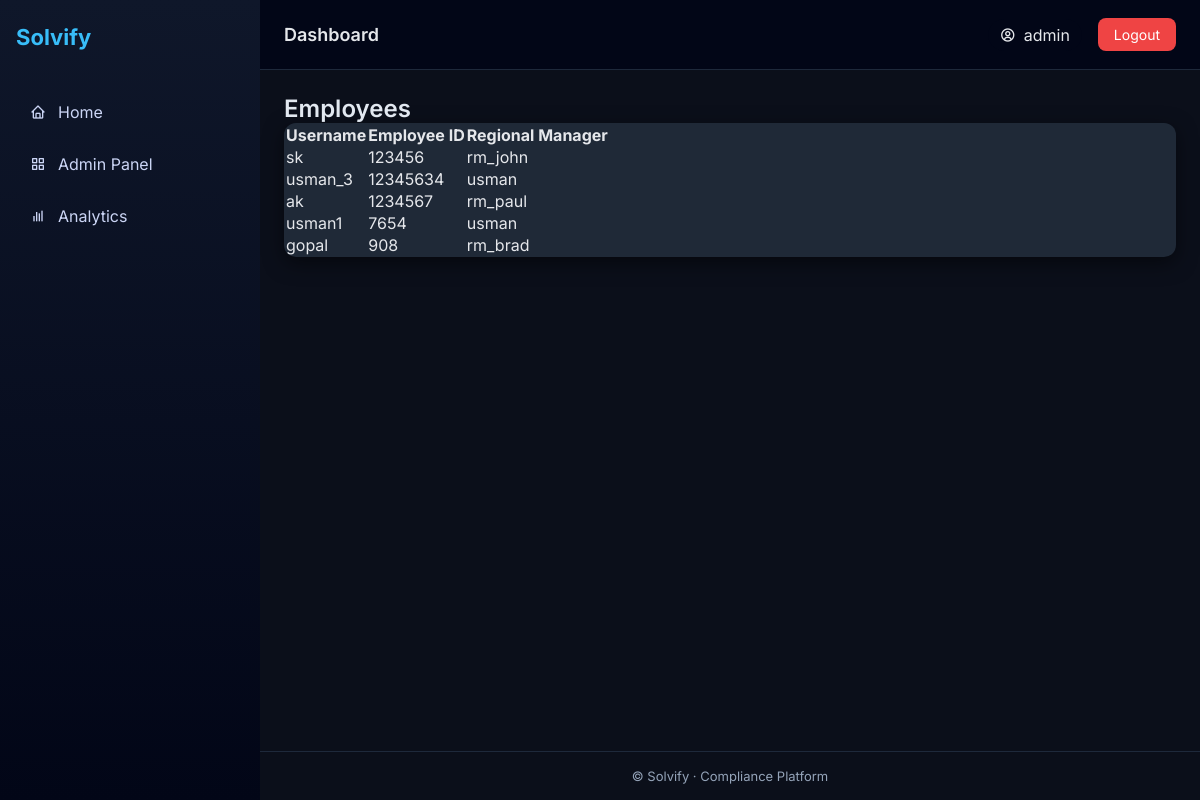
The app's page /admin-panel/employees/ (signed in) with its own data.
### core/models.py (models this page shows, shortened)
class Employee(models.Model):
    user = models.OneToOneField(
        User,
        on_delete=models.SET_NULL,
        null=True,
        blank=True,
        related_name="employee_profile"
    )
    employee_id = models.CharField(max_length=50, unique=True)
    regional_manager = models.ForeignKey(RegionalManager, on_delete=models.SET_NULL, null=True, blank=True, related_name="employees")
    phone = models.CharField(max_length=20, blank=True, null=True)
    email = models.EmailField(blank=True, null=True)
    joined_on = models.DateField(blank=True, null=True)
    is_active = models.BooleanField(default=True)
    created_at = models.DateTimeField(auto_now_add=True)
    updated_at = models.DateTimeField(auto_now=True)
    class Meta:
        ordering = ["employee_id"]

class RegionalManager(models.Model):
    user = models.OneToOneField(
        User,
        on_delete=models.SET_NULL,
        null=True,
        blank=True,
        related_name="regional_manager_profile"
    )
    manager_id = models.CharField(max_length=50, unique=True)
    region = models.ForeignKey(Region, on_delete=models.SET_NULL, null=True, blank=True, related_name="regional_managers")
    phone = models.CharField(max_length=20, blank=True, null=True)
    email = models.EmailField(blank=True, null=True)
    is_active = models.BooleanField(default=True)
    created_at = models.DateTimeField(auto_now_add=True)
    updated_at = models.DateTimeField(auto_now=True)
    class Meta:
        ordering = ["manager_id"]

### core/views.py (the view)
# urls.py: path("admin-panel/employees/", views.list_employees, name="list_employees"),
@login_required
@role_required('admin')
def list_employees(request):
    employees = Employee.objects.select_related('user', 'regional_manager').all()
    return render(request, "list_employees.html", {"employees": employees})

### templates/list_employees.html (shortened to what this page needs)
{% extends "base.html" %}
{% block content %}
<div class="container-fluid py-4">
    <h2 class="mb-4" style="color: #e2e8f0; font-weight: 600;">Employees</h2>
    <div class="card p-3" style="background-color: #1f2937; border-radius: 12px; box-shadow: 0 6px 20px rgba(0,0,0,0.5);">
        <table class="table table-hover text-white mb-0">
            <thead style="border-bottom: 2px solid #3b82f6;">
                <tr>
                    <th>Username</th>
                    <th>Employee ID</th>
                    <th>Regional Manager</th>
                </tr>
            </thead>
            <tbody>
                {% for emp in employees %}
                <tr style="transition: background 0.3s;">
                    <td>{{ emp.user.username }}</td>
                    <td>{{ emp.employee_id }}</td>
                    <td>{% if emp.regional_manager %}{{ emp.regional_manager.user.username }}{% else %}N/A{% endif %}</td>
                </tr>
                {% empty %}
                <tr>
                    <td colspan="3" class="text-center text-gray-400">No employees found</td>
                </tr>
                {% endfor %}
            </tbody>
        </table>
    </div>
</div>
{% endblock %}

### templates/base.html (shortened to what this page needs)
<!DOCTYPE html>
<html lang="en">
<head>
    {% load static %}
    <link href="https://unpkg.com/boxicons@2.1.4/css/boxicons.min.css" rel="stylesheet">
</head>
<body>
<aside class="sidebar">
    <div class="logo">Solvify</div>
    <nav class="menu">
        <a href="{% url 'home' %}"><i class='bx bx-home'></i><span>Home</span></a>
        {% if user.is_authenticated %}
            {% if user.profile.role == 'admin' %}
                <a href="{% url 'admin_panel' %}"><i class='bx bx-grid-alt'></i><span>Admin Panel</span></a>
                <a href="{% url 'admin_dashboard' %}"><i class='bx bx-bar-chart'></i><span>Analytics</span></a>
            {% elif user.profile.role == 'regional_manager' %}
                <a href="{% url 'rm_dashboard' %}"><i class='bx bx-group'></i><span>Team</span></a>
                <a href="{% url 'rm_compliance_dashboard' %}"><i class='bx bx-shield'></i><span>Compliance</span></a>
            {% elif user.profile.role == 'employee' %}
                <a href="{% url 'employee_dashboard' %}"><i class='bx bx-user'></i><span>Dashboard</span></a>
                <a href="{% url 'employee_compliance_dashboard' %}"><i class='bx bx-check-shield'></i><span>My Compliance</span></a>
            {% endif %}
        {% endif %}
    </nav>
</aside>
<div class="main">
    <header class="topbar">
        <div class="page-title">{% block page_title %}Dashboard{% endblock %}</div>
        <div class="top-actions">
            {% if user.is_authenticated %}
                <div class="user-chip"><i class='bx bx-user-circle'></i>{{ user.username }}</div>
                <a href="{% url 'logout' %}" class="btn logout">Logout</a>
            {% else %}
                <a href="{% url 'login' %}" class="btn primary">Login</a>
            {% endif %}
        </div>
    </header>
    <main class="content">
        {% block content %}{% endblock %}
    </main>
    <footer class="footer">© {{ now.year }} Solvify · Compliance Platform</footer>
</div>
</body>
</html>

### templates/base.html (style rules this page uses)
* { box-sizing: border-box; margin: 0; padding: 0; font-family: 'Inter', sans-serif; }
body { background: #0b0f1a; color: #e5e7eb; display: flex; }
a { text-decoration: none; color: inherit; }
.sidebar { width: 260px; background: linear-gradient(180deg, #0f172a, #020617); min-height: 100vh; padding: 24px 16px; position: fixed; }
.logo { font-size: 22px; font-weight: 700; color: #38bdf8; margin-bottom: 40px; }
.menu a { display: flex; align-items: center; gap: 12px; padding: 12px 14px; border-radius: 10px; color: #cbd5f5; margin-bottom: 8px; transition: background 0.2s; }
.main { margin-left: 260px; width: calc(100% - 260px); display: flex; flex-direction: column; min-height: 100vh; }
.topbar { height: 70px; background: #020617; display: flex; justify-content: space-between; align-items: center; padding: 0 24px; border-bottom: 1px solid #1e293b; }
.page-title { font-size: 18px; font-weight: 600; }
.top-actions { display: flex; align-items: center; gap: 16px; }
.user-chip { display: flex; align-items: center; gap: 8px; background: #020617; padding: 6px 12px; border-radius: 20px; }
.btn { padding: 8px 16px; border-radius: 8px; font-size: 14px; }
.btn.logout { background: #ef4444; color: #fff; }
.content { flex: 1; padding: 24px; }
.footer { padding: 16px; text-align: center; font-size: 13px; color: #94a3b8; border-top: 1px solid #1e293b; }

### records on screen
Employee: user.username "sk", employee_id "123456", regional_manager.user.username "rm_john"
Employee: user.username "usman_3", employee_id "12345634", regional_manager.user.username "usman"
Employee: user.username "ak", employee_id "1234567", regional_manager.user.username "rm_paul"
Employee: user.username "usman1", employee_id "7654", regional_manager.user.username "usman"
Employee: user.username "gopal", employee_id "908", regional_manager.user.username "rm_brad"

### other values on screen
{{ user.username }} "admin"
